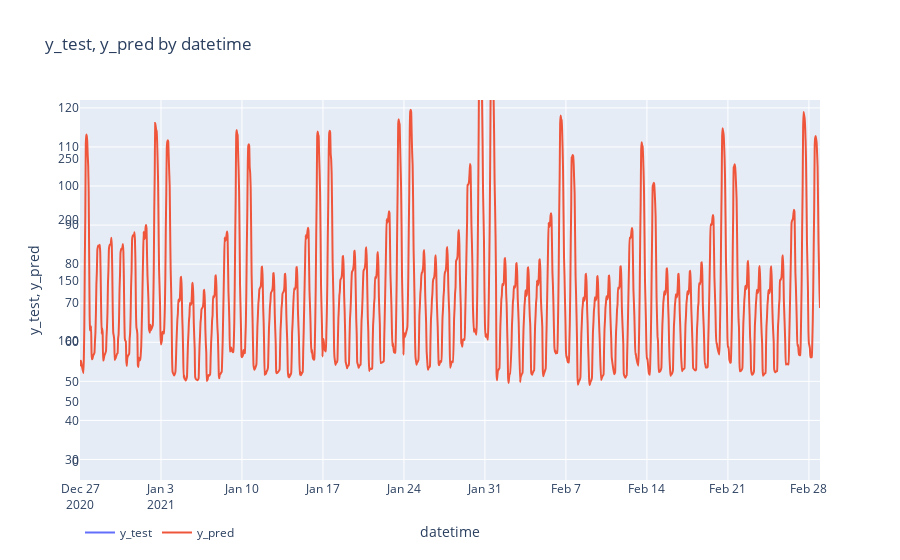

Notebook source saved alongside this figure:
### Code cell
# # DISCLAIMER: 'pred_df' refers to the data you passed in when calling 'dtale.show'

# import pandas as pd

# if isinstance(pred_df, (pd.DatetimeIndex, pd.MultiIndex)):
# 	pred_df = pred_df.to_frame(index=False)

# # remove any pre-existing indices for ease of use in the D-Tale code, but this is not required
# pred_df = pred_df.reset_index().drop('index', axis=1, errors='ignore')
# pred_df.columns = [str(c) for c in pred_df.columns]  # update columns to strings in case they are numbers

# chart_data = pd.concat([
# 	pred_df['datetime'],
# 	pred_df['y_test'],
# 	pred_df['y_pred'],
# ], axis=1)
# chart_data = chart_data.sort_values(['datetime'])
# chart_data = chart_data.rename(columns={'datetime': 'x'})
# chart_data = chart_data.dropna()

# import plotly.graph_objs as go

# charts = []
# line_cfg = {'line': {'shape': 'spline', 'smoothing': 0.3}, 'mode': 'lines'}
# charts.append(go.Scatter(
# 	x=chart_data['x'], y=chart_data['y_test'], name='y_test', **line_cfg
# ))
# charts.append(go.Scatter(
# 	x=chart_data['x'], y=chart_data['y_pred'], name='y_pred', yaxis='y2', **line_cfg
# ))
# figure = go.Figure(data=charts, layout=go.Layout({
#     'legend': {'orientation': 'h'},
#     'title': {'text': 'y_test, y_pred by datetime'},
#     'xaxis': {'title': {'text': 'datetime'}},
#     'yaxis': {'tickformat': '0:g', 'title': {'text': 'y_test, y_pred'}, 'type': 'linear'}
# }))

# # If you're having trouble viewing your chart in your notebook try passing your 'chart' into this snippet:
# #
# from plotly.offline import iplot, init_notebook_mode

# init_notebook_mode(connected=True)
# for chart in charts:
#     chart.pop('id', None) # for some reason iplot does not like 'id'
# iplot(figure)

### Figure 1 — Plotly figure (JSON) as saved in the notebook; plotly's stock layout.template omitted (floating-point values rounded to 4 significant figures; data arrays with more than 128 entries replaced by an {"elided": "..."} marker saying what was removed)
{"data": [{"line": {"shape": "spline", "smoothing": 0.3}, "mode": "lines", "name": "y_test", "type": "scatter", "x": {"elided": "1419 str values"}, "y": {"elided": "1419 int values"}}, {"line": {"shape": "spline", "smoothing": 0.3}, "mode": "lines", "name": "y_pred", "type": "scatter", "x": {"elided": "1419 str values"}, "y": {"elided": "1419 float values"}, "yaxis": "y2"}], "layout": {"autosize": true, "legend": {"orientation": "h"}, "title": {"text": "y_test, y_pred by datetime"}, "xaxis": {"autorange": true, "range": ["2020-12-27", "2021-02-28 23:00"], "title": {"text": "datetime"}, "type": "date"}, "yaxis": {"autorange": true, "range": [-14.67, 298.7], "tickformat": "0:g", "title": {"text": "y_test, y_pred"}, "type": "linear"}, "yaxis2": {"autorange": false, "range": [24.74, 122.0], "type": "linear"}}}
